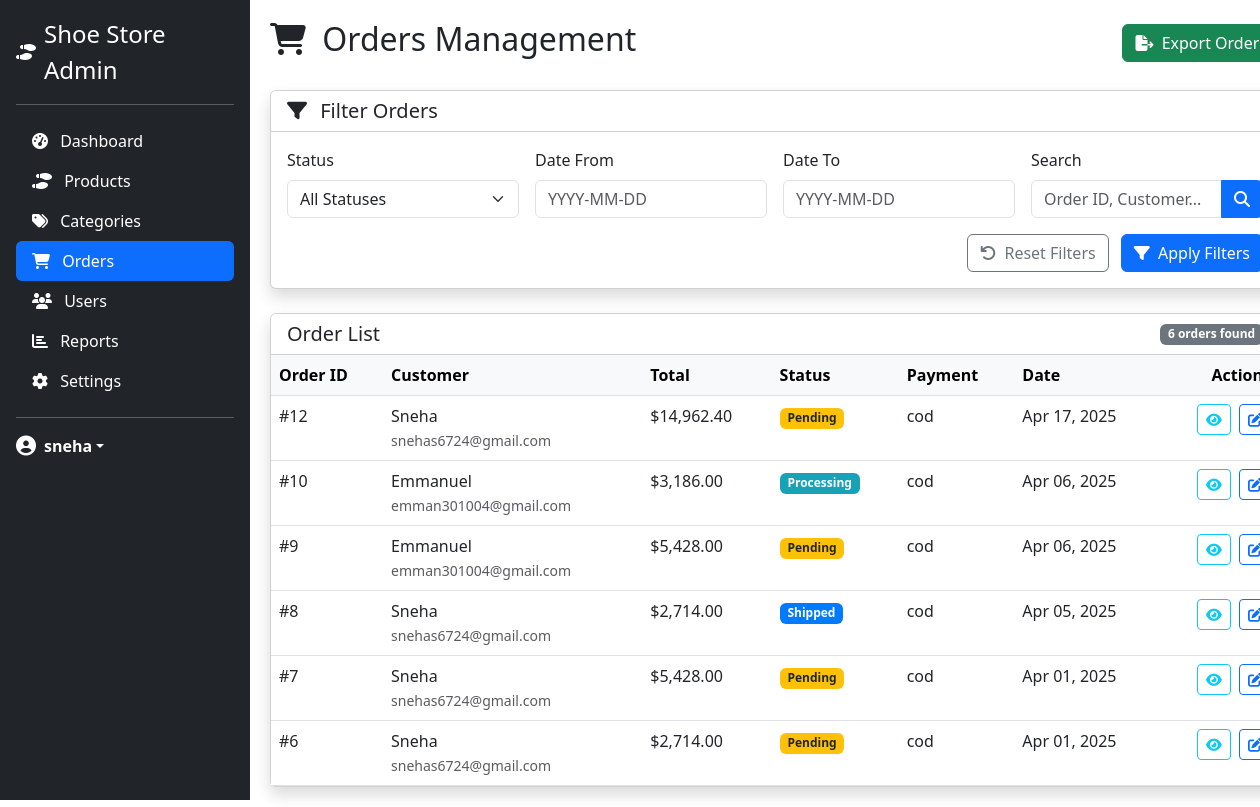
/get_order_details.php (signed in), run on the app's committed database.
### tables this page shows
CREATE TABLE `orders` (
  `id` int(11) NOT NULL,
  `user_id` int(11) NOT NULL,
  `total_amount` decimal(10,2) NOT NULL,
  `status` enum('pending','processing','shipped','delivered','cancelled') NOT NULL DEFAULT 'pending',
  `shipping_address` text NOT NULL,
  `payment_method` varchar(50) NOT NULL,
  `created_at` timestamp NOT NULL DEFAULT current_timestamp()
);

CREATE TABLE `users` (
  `id` int(11) NOT NULL,
  `name` varchar(100) NOT NULL,
  `email` varchar(100) NOT NULL,
  `password` varchar(255) NOT NULL,
  `created_at` timestamp NOT NULL DEFAULT current_timestamp()
);

### get_order_details.php (the view, shortened to what this page needs)
<?php
require_once 'config/database.php';
$records_per_page = 10;
$page = isset($_GET['page']) && is_numeric($_GET['page']) ? $_GET['page'] : 1;
$offset = ($page - 1) * $records_per_page;
$date_from = isset($_GET['date_from']) ? $_GET['date_from'] : '';
$date_to = isset($_GET['date_to']) ? $_GET['date_to'] : '';
$search_term = isset($_GET['search']) ? $_GET['search'] : '';
$where_conditions = [];
$params = [];
$types = '';
$where_clause = !empty($where_conditions) ? " WHERE " . implode(" AND ", $where_conditions) : "";
$count_query = "SELECT COUNT(*) as total FROM orders o
                LEFT JOIN users u ON o.user_id = u.id
                $where_clause";
$stmt = $conn->prepare($count_query);
$stmt->execute();
$total_records = $stmt->get_result()->fetch_assoc()['total'];
$query = "SELECT o.*, u.name as user_name, u.email as user_email
          FROM orders o
          LEFT JOIN users u ON o.user_id = u.id
          $where_clause
          ORDER BY o.created_at DESC
          LIMIT ?, ?";
$stmt = $conn->prepare($query);
$bind_types = $types . 'ii';
$params[] = $offset;
$params[] = $records_per_page;
$stmt->bind_param($bind_types, ...$params);
$stmt->execute();
$orders = $stmt->get_result()->fetch_all(MYSQLI_ASSOC);
?>
<!DOCTYPE html>
<html lang="en">
<head>
    <link href="https://cdn.jsdelivr.net/npm/bootstrap@5.3.0-alpha1/dist/css/bootstrap.min.css" rel="stylesheet">
    <link rel="stylesheet" href="https://cdnjs.cloudflare.com/ajax/libs/font-awesome/6.1.1/css/all.min.css">
    <link rel="stylesheet" href="https://cdn.jsdelivr.net/npm/flatpickr/dist/flatpickr.min.css">
</head>
<body>
    <div class="container-fluid">
        <div class="row">
            <div class="col-md-2 sidebar p-0">
                <div class="d-flex flex-column flex-shrink-0 p-3 text-white bg-dark" style="width: 250px; height: 100%;">
                    <a href="admin_dashboard.php" class="d-flex align-items-center mb-3 mb-md-0 me-md-auto text-white text-decoration-none">
                        <i class="fas fa-shoe-prints me-2"></i>
                        <span class="fs-4">Shoe Store Admin</span>
                    </a>
                    <hr>
                    <ul class="nav nav-pills flex-column mb-auto">
                        <li class="nav-item">
                            <a href="admin_dashboard.php" class="nav-link text-white">
                                <i class="fas fa-tachometer-alt me-2"></i>
                                Dashboard
                            </a>
                        </li>
                        <li>
                            <a href="admin_products.php" class="nav-link text-white">
                                <i class="fas fa-shoe-prints me-2"></i>
                                Products
                            </a>
                        </li>
                        <li>
                            <a href="admin_categories.php" class="nav-link text-white">
                                <i class="fas fa-tags me-2"></i>
                                Categories
                            </a>
                        </li>
                        <li>
                            <a href="admin_orders.php" class="nav-link active" aria-current="page">
                                <i class="fas fa-shopping-cart me-2"></i>
                                Orders
                            </a>
                        </li>
                        <li>
                            <a href="admin_users.php" class="nav-link text-white">
                                <i class="fas fa-users me-2"></i>
                                Users
                            </a>
                        </li>
                        <li>
                            <a href="admin_reports.php" class="nav-link text-white">
                                <i class="fas fa-chart-bar me-2"></i>
                                Reports
                            </a>
                        </li>
                        <li>
                            <a href="admin_settings.php" class="nav-link text-white">
                                <i class="fas fa-cog me-2"></i>
                                Settings
                            </a>
                        </li>
                    </ul>
                    <hr>
                    <div class="dropdown">
                        <a href="#" class="d-flex align-items-center text-white text-decoration-none dropdown-toggle" id="dropdownUser1" data-bs-toggle="dropdown" aria-expanded="false">
                            <i class="fas fa-user-circle me-2 fs-5"></i>
                            <strong><?php echo isset($_SESSION['name']) ? htmlspecialchars($_SESSION['name']) : 'Admin'; ?></strong>
                        </a>
                    </div>
                </div>
            </div>
            <div class="col-md-10 content">
                <div class="d-flex justify-content-between align-items-center mb-4">
                    <h2><i class="fas fa-shopping-cart me-2"></i> Orders Management</h2>
                    <a href="export_orders.php" class="btn btn-success">
                        <i class="fas fa-file-export me-1"></i> Export Orders
                    </a>
                </div>
                <div class="card shadow mb-4">
                    <div class="card-header bg-white">
                        <h5 class="mb-0"><i class="fas fa-filter me-2"></i> Filter Orders</h5>
                    </div>
                    <div class="card-body">
                        <form action="" method="get" class="row g-3">
                            <div class="col-md-3">
                                <label for="status" class="form-label">Status</label>
                                <select class="form-select" id="status" name="status">
                                    <option value="">All Statuses</option>
                                </select>
                            </div>
                            <div class="col-md-3">
                                <label for="date_from" class="form-label">Date From</label>
                                <input type="text" class="form-control datepicker" id="date_from" name="date_from" value="<?php echo htmlspecialchars($date_from); ?>" placeholder="YYYY-MM-DD">
                            </div>
                            <div class="col-md-3">
                                <label for="date_to" class="form-label">Date To</label>
                                <input type="text" class="form-control datepicker" id="date_to" name="date_to" value="<?php echo htmlspecialchars($date_to); ?>" placeholder="YYYY-MM-DD">
                            </div>
                            <div class="col-md-3">
                                <label for="search" class="form-label">Search</label>
                                <div class="input-group">
                                    <input type="text" class="form-control" id="search" name="search" value="<?php echo htmlspecialchars($search_term); ?>" placeholder="Order ID, Customer...">
                                    <button class="btn btn-primary" type="submit">
                                        <i class="fas fa-search"></i>
                                    </button>
                                </div>
                            </div>
                            <div class="col-12 text-end">
                                <a href="admin_orders.php" class="btn btn-outline-secondary me-2">
                                    <i class="fas fa-undo me-1"></i> Reset Filters
                                </a>
                                <button type="submit" class="btn btn-primary">
                                    <i class="fas fa-filter me-1"></i> Apply Filters
                                </button>
                            </div>
                        </form>
                    </div>
                </div>
                <div class="card shadow">
                    <div class="card-header bg-white d-flex justify-content-between align-items-center">
                        <h5 class="mb-0">Order List</h5>
                        <span class="badge bg-secondary"><?php echo $total_records; ?> orders found</span>
                    </div>
                    <div class="card-body p-0">
                        <div class="table-responsive">
                            <table class="table table-hover mb-0">
                                <thead class="table-light">
                                    <tr>
                                        <th scope="col">Order ID</th>
                                        <th scope="col">Customer</th>
                                        <th scope="col">Total</th>
                                        <th scope="col">Status</th>
                                        <th scope="col">Payment</th>
                                        <th scope="col">Date</th>
                                        <th scope="col" class="text-end">Actions</th>
                                    </tr>
                                </thead>
                                <tbody>
                                    <?php if (empty($orders)): ?>
                                        <tr>
                                            <td colspan="7" class="text-center py-4">No orders found.</td>
                                        </tr>
                                    <?php else: ?>
                                        <?php foreach ($orders as $order): ?>
                                            <tr>
                                                <td>#<?php echo htmlspecialchars($order['id']); ?></td>
                                                <td>
                                                    <?php if (!empty($order['user_name'])): ?>
                                                        <div><?php echo htmlspecialchars($order['user_name']); ?></div>
                                                        <small class="text-muted"><?php echo htmlspecialchars($order['user_email']); ?></small>
                                                    <?php else: ?>
                                                        <span class="text-muted">User not found</span>
                                                    <?php endif; ?>
                                                </td>
                                                <td>$<?php echo number_format($order['total_amount'], 2); ?></td>
                                                <td>
                                                    <span class="badge badge-<?php echo htmlspecialchars($order['status']); ?>">
                                                        <?php echo ucfirst(htmlspecialchars($order['status'])); ?>
                                                    </span>
                                                </td>
                                                <td><?php echo htmlspecialchars($order['payment_method']); ?></td>
                                                <td><?php echo date('M d, Y', strtotime($order['created_at'])); ?></td>
                                                <td class="text-end">
                                                    <button type="button" class="btn btn-sm btn-outline-info me-1"
                                                            data-bs-toggle="modal"
                                                            data-bs-target="#orderDetailModal"
                                                            data-order-id="<?php echo $order['id']; ?>">
                                                        <i class="fas fa-eye"></i>
                                                    </button>
                                                    <button type="button" class="btn btn-sm btn-outline-primary"
                                                            data-bs-toggle="modal"
                                                            data-bs-target="#changeStatusModal"
                                                            data-order-id="<?php echo $order['id']; ?>"
                                                            data-current-status="<?php echo $order['status']; ?>">
                                                        <i class="fas fa-edit"></i>
                                                    </button>
                                                </td>
                                            </tr>
                                        <?php endforeach; ?>
                                    <?php endif; ?>
                                </tbody>
                            </table>
                        </div>
                    </div>
                </div>
            </div>
        </div>
    </div>
</body>
</html>

### get_order_details.php (style rules this page uses)
.sidebar { min-height: 100vh; background-color: #212529; width: 250px; position: fixed; top: 0; left: 0; z-index: 100; }
.sidebar a { color: #f8f9fa; text-decoration: none; }
.content { margin-left: 250px; padding: 20px; }
.badge-pending { background-color: #ffc107; color: #212529; }
.badge-processing { background-color: #17a2b8; color: white; }
.badge-shipped { background-color: #007bff; color: white; }

### data on the page
orders: id "12", user.name "Sneha", user.email "snehas6724@gmail.com", total_amount "14,962.40", status "Pending", payment_method "cod", created_at "Apr 17, 2025"
orders: id "10", user.name "Emmanuel", user.email "emman301004@gmail.com", total_amount "3,186.00", status "Processing", payment_method "cod", created_at "Apr 06, 2025"
orders: id "9", user.name "Emmanuel", user.email "emman301004@gmail.com", total_amount "5,428.00", status "Pending", payment_method "cod", created_at "Apr 06, 2025"
orders: id "8", user.name "Sneha", user.email "snehas6724@gmail.com", total_amount "2,714.00", status "Shipped", payment_method "cod", created_at "Apr 05, 2025"
orders: id "7", user.name "Sneha", user.email "snehas6724@gmail.com", total_amount "5,428.00", status "Pending", payment_method "cod", created_at "Apr 01, 2025"
orders: id "6", user.name "Sneha", user.email "snehas6724@gmail.com", total_amount "2,714.00", status "Pending", payment_method "cod", created_at "Apr 01, 2025"

### other printed values
$_SESSION['name'] "sneha"
$total_records "6"
